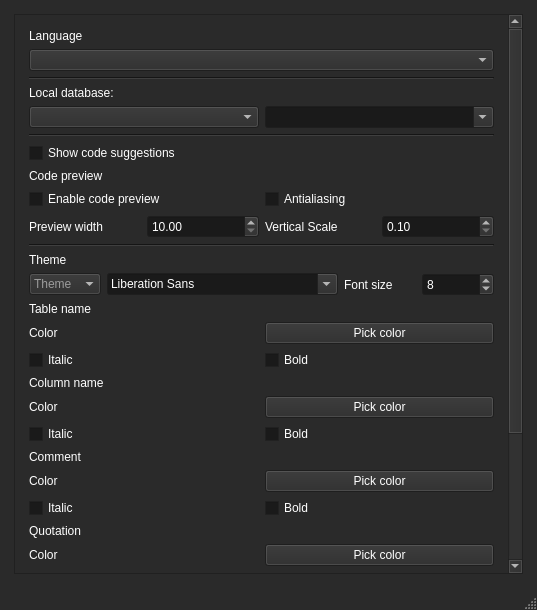
<?xml version="1.0" encoding="UTF-8"?>
<ui version="4.0">
 <class>SettingsWindow</class>
 <widget class="QMainWindow" name="SettingsWindow">
  <property name="geometry">
   <rect>
    <x>0</x>
    <y>0</y>
    <width>537</width>
    <height>610</height>
   </rect>
  </property>
  <property name="palette">
   <palette>
    <active>
     <colorrole role="WindowText">
      <brush brushstyle="SolidPattern">
       <color alpha="255">
        <red>255</red>
        <green>255</green>
        <blue>255</blue>
       </color>
      </brush>
     </colorrole>
     <colorrole role="Button">
      <brush brushstyle="SolidPattern">
       <color alpha="255">
        <red>42</red>
        <green>42</green>
        <blue>42</blue>
       </color>
      </brush>
     </colorrole>
     <colorrole role="Light">
      <brush brushstyle="SolidPattern">
       <color alpha="255">
        <red>63</red>
        <green>63</green>
        <blue>63</blue>
       </color>
      </brush>
     </colorrole>
     <colorrole role="Midlight">
      <brush brushstyle="SolidPattern">
       <color alpha="255">
        <red>52</red>
        <green>52</green>
        <blue>52</blue>
       </color>
      </brush>
     </colorrole>
     <colorrole role="Dark">
      <brush brushstyle="SolidPattern">
       <color alpha="255">
        <red>21</red>
        <green>21</green>
        <blue>21</blue>
       </color>
      </brush>
     </colorrole>
     <colorrole role="Mid">
      <brush brushstyle="SolidPattern">
       <color alpha="255">
        <red>28</red>
        <green>28</green>
        <blue>28</blue>
       </color>
      </brush>
     </colorrole>
     <colorrole role="Text">
      <brush brushstyle="SolidPattern">
       <color alpha="255">
        <red>255</red>
        <green>255</green>
        <blue>255</blue>
       </color>
      </brush>
     </colorrole>
     <colorrole role="BrightText">
      <brush brushstyle="SolidPattern">
       <color alpha="255">
        <red>255</red>
        <green>255</green>
        <blue>255</blue>
       </color>
      </brush>
     </colorrole>
     <colorrole role="ButtonText">
      <brush brushstyle="SolidPattern">
       <color alpha="255">
        <red>255</red>
        <green>255</green>
        <blue>255</blue>
       </color>
      </brush>
     </colorrole>
     <colorrole role="Base">
      <brush brushstyle="SolidPattern">
       <color alpha="255">
        <red>26</red>
        <green>26</green>
        <blue>26</blue>
       </color>
      </brush>
     </colorrole>
     <colorrole role="Window">
      <brush brushstyle="SolidPattern">
       <color alpha="255">
        <red>42</red>
        <green>42</green>
        <blue>42</blue>
       </color>
      </brush>
     </colorrole>
     <colorrole role="Shadow">
      <brush brushstyle="SolidPattern">
       <color alpha="255">
        <red>0</red>
        <green>0</green>
        <blue>0</blue>
       </color>
      </brush>
     </colorrole>
     <colorrole role="Highlight">
      <brush brushstyle="SolidPattern">
       <color alpha="255">
        <red>0</red>
        <green>84</green>
        <blue>148</blue>
       </color>
      </brush>
     </colorrole>
     <colorrole role="AlternateBase">
      <brush brushstyle="SolidPattern">
       <color alpha="255">
        <red>21</red>
        <green>21</green>
        <blue>21</blue>
       </color>
      </brush>
     </colorrole>
     <colorrole role="ToolTipBase">
      <brush brushstyle="SolidPattern">
       <color alpha="255">
        <red>255</red>
        <green>255</green>
        <blue>220</blue>
       </color>
      </brush>
     </colorrole>
     <colorrole role="ToolTipText">
      <brush brushstyle="SolidPattern">
       <color alpha="255">
        <red>0</red>
        <green>0</green>
        <blue>0</blue>
       </color>
      </brush>
     </colorrole>
     <colorrole role="PlaceholderText">
      <brush brushstyle="SolidPattern">
       <color alpha="127">
        <red>255</red>
        <green>255</green>
        <blue>255</blue>
       </color>
      </brush>
     </colorrole>
     <colorrole role="Accent">
      <brush brushstyle="SolidPattern">
       <color alpha="255">
        <red>0</red>
        <green>0</green>
        <blue>0</blue>
       </color>
      </brush>
     </colorrole>
    </active>
    <inactive>
     <colorrole role="WindowText">
      <brush brushstyle="SolidPattern">
       <color alpha="255">
        <red>255</red>
        <green>255</green>
        <blue>255</blue>
       </color>
      </brush>
     </colorrole>
     <colorrole role="Button">
      <brush brushstyle="SolidPattern">
       <color alpha="255">
        <red>42</red>
        <green>42</green>
        <blue>42</blue>
       </color>
      </brush>
     </colorrole>
     <colorrole role="Light">
      <brush brushstyle="SolidPattern">
       <color alpha="255">
        <red>63</red>
        <green>63</green>
        <blue>63</blue>
       </color>
      </brush>
     </colorrole>
     <colorrole role="Midlight">
      <brush brushstyle="SolidPattern">
       <color alpha="255">
        <red>52</red>
        <green>52</green>
        <blue>52</blue>
       </color>
      </brush>
     </colorrole>
     <colorrole role="Dark">
      <brush brushstyle="SolidPattern">
       <color alpha="255">
        <red>21</red>
        <green>21</green>
        <blue>21</blue>
       </color>
      </brush>
     </colorrole>
     <colorrole role="Mid">
      <brush brushstyle="SolidPattern">
       <color alpha="255">
        <red>28</red>
        <green>28</green>
        <blue>28</blue>
       </color>
      </brush>
     </colorrole>
     <colorrole role="Text">
      <brush brushstyle="SolidPattern">
       <color alpha="255">
        <red>255</red>
        <green>255</green>
        <blue>255</blue>
       </color>
      </brush>
     </colorrole>
     <colorrole role="BrightText">
      <brush brushstyle="SolidPattern">
       <color alpha="255">
        <red>255</red>
        <green>255</green>
        <blue>255</blue>
       </color>
      </brush>
     </colorrole>
     <colorrole role="ButtonText">
      <brush brushstyle="SolidPattern">
       <color alpha="255">
        <red>255</red>
        <green>255</green>
        <blue>255</blue>
       </color>
      </brush>
     </colorrole>
     <colorrole role="Base">
      <brush brushstyle="SolidPattern">
       <color alpha="255">
        <red>26</red>
        <green>26</green>
        <blue>26</blue>
       </color>
      </brush>
     </colorrole>
     <colorrole role="Window">
      <brush brushstyle="SolidPattern">
       <color alpha="255">
        <red>42</red>
        <green>42</green>
        <blue>42</blue>
       </color>
      </brush>
     </colorrole>
     <colorrole role="Shadow">
      <brush brushstyle="SolidPattern">
       <color alpha="255">
        <red>0</red>
        <green>0</green>
        <blue>0</blue>
       </color>
      </brush>
     </colorrole>
     <colorrole role="Highlight">
      <brush brushstyle="SolidPattern">
       <color alpha="255">
        <red>0</red>
        <green>84</green>
        <blue>148</blue>
       </color>
      </brush>
     </colorrole>
     <colorrole role="AlternateBase">
      <brush brushstyle="SolidPattern">
       <color alpha="255">
        <red>21</red>
        <green>21</green>
        <blue>21</blue>
       </color>
      </brush>
     </colorrole>
     <colorrole role="ToolTipBase">
      <brush brushstyle="SolidPattern">
       <color alpha="255">
        <red>255</red>
        <green>255</green>
        <blue>220</blue>
       </color>
      </brush>
     </colorrole>
     <colorrole role="ToolTipText">
      <brush brushstyle="SolidPattern">
       <color alpha="255">
        <red>0</red>
        <green>0</green>
        <blue>0</blue>
       </color>
      </brush>
     </colorrole>
     <colorrole role="PlaceholderText">
      <brush brushstyle="SolidPattern">
       <color alpha="127">
        <red>255</red>
        <green>255</green>
        <blue>255</blue>
       </color>
      </brush>
     </colorrole>
     <colorrole role="Accent">
      <brush brushstyle="SolidPattern">
       <color alpha="255">
        <red>0</red>
        <green>0</green>
        <blue>0</blue>
       </color>
      </brush>
     </colorrole>
    </inactive>
    <disabled>
     <colorrole role="WindowText">
      <brush brushstyle="SolidPattern">
       <color alpha="255">
        <red>21</red>
        <green>21</green>
        <blue>21</blue>
       </color>
      </brush>
     </colorrole>
     <colorrole role="Button">
      <brush brushstyle="SolidPattern">
       <color alpha="255">
        <red>42</red>
        <green>42</green>
        <blue>42</blue>
       </color>
      </brush>
     </colorrole>
     <colorrole role="Light">
      <brush brushstyle="SolidPattern">
       <color alpha="255">
        <red>63</red>
        <green>63</green>
        <blue>63</blue>
       </color>
      </brush>
     </colorrole>
     <colorrole role="Midlight">
      <brush brushstyle="SolidPattern">
       <color alpha="255">
        <red>52</red>
        <green>52</green>
        <blue>52</blue>
       </color>
      </brush>
     </colorrole>
     <colorrole role="Dark">
      <brush brushstyle="SolidPattern">
       <color alpha="255">
        <red>21</red>
        <green>21</green>
        <blue>21</blue>
       </color>
      </brush>
     </colorrole>
     <colorrole role="Mid">
      <brush brushstyle="SolidPattern">
       <color alpha="255">
        <red>28</red>
        <green>28</green>
        <blue>28</blue>
       </color>
      </brush>
     </colorrole>
     <colorrole role="Text">
      <brush brushstyle="SolidPattern">
       <color alpha="255">
        <red>21</red>
        <green>21</green>
        <blue>21</blue>
       </color>
      </brush>
     </colorrole>
     <colorrole role="BrightText">
      <brush brushstyle="SolidPattern">
       <color alpha="255">
        <red>255</red>
        <green>255</green>
        <blue>255</blue>
       </color>
      </brush>
     </colorrole>
     <colorrole role="ButtonText">
      <brush brushstyle="SolidPattern">
       <color alpha="255">
        <red>21</red>
        <green>21</green>
        <blue>21</blue>
       </color>
      </brush>
     </colorrole>
     <colorrole role="Base">
      <brush brushstyle="SolidPattern">
       <color alpha="255">
        <red>42</red>
        <green>42</green>
        <blue>42</blue>
       </color>
      </brush>
     </colorrole>
     <colorrole role="Window">
      <brush brushstyle="SolidPattern">
       <color alpha="255">
        <red>42</red>
        <green>42</green>
        <blue>42</blue>
       </color>
      </brush>
     </colorrole>
     <colorrole role="Shadow">
      <brush brushstyle="SolidPattern">
       <color alpha="255">
        <red>0</red>
        <green>0</green>
        <blue>0</blue>
       </color>
      </brush>
     </colorrole>
     <colorrole role="AlternateBase">
      <brush brushstyle="SolidPattern">
       <color alpha="255">
        <red>42</red>
        <green>42</green>
        <blue>42</blue>
       </color>
      </brush>
     </colorrole>
     <colorrole role="ToolTipBase">
      <brush brushstyle="SolidPattern">
       <color alpha="255">
        <red>255</red>
        <green>255</green>
        <blue>220</blue>
       </color>
      </brush>
     </colorrole>
     <colorrole role="ToolTipText">
      <brush brushstyle="SolidPattern">
       <color alpha="255">
        <red>0</red>
        <green>0</green>
        <blue>0</blue>
       </color>
      </brush>
     </colorrole>
     <colorrole role="PlaceholderText">
      <brush brushstyle="SolidPattern">
       <color alpha="127">
        <red>21</red>
        <green>21</green>
        <blue>21</blue>
       </color>
      </brush>
     </colorrole>
     <colorrole role="Accent">
      <brush brushstyle="SolidPattern">
       <color alpha="255">
        <red>0</red>
        <green>0</green>
        <blue>0</blue>
       </color>
      </brush>
     </colorrole>
    </disabled>
   </palette>
  </property>
  <property name="windowTitle">
   <string>Settings</string>
  </property>
  <widget class="QWidget" name="centralwidget">
   <layout class="QHBoxLayout" name="horizontalLayout_19">
    <item>
     <layout class="QVBoxLayout" name="verticalLayout_2">
      <property name="leftMargin">
       <number>5</number>
      </property>
      <property name="topMargin">
       <number>5</number>
      </property>
      <property name="rightMargin">
       <number>5</number>
      </property>
      <property name="bottomMargin">
       <number>5</number>
      </property>
      <item>
       <widget class="QScrollArea" name="scrollArea">
        <property name="widgetResizable">
         <bool>true</bool>
        </property>
        <widget class="QWidget" name="scrollAreaWidgetContents">
         <property name="geometry">
          <rect>
           <x>0</x>
           <y>0</y>
           <width>493</width>
           <height>837</height>
          </rect>
         </property>
         <layout class="QHBoxLayout" name="horizontalLayout_18">
          <item>
           <layout class="QVBoxLayout" name="verticalLayout">
            <property name="leftMargin">
             <number>5</number>
            </property>
            <property name="topMargin">
             <number>5</number>
            </property>
            <property name="rightMargin">
             <number>5</number>
            </property>
            <property name="bottomMargin">
             <number>5</number>
            </property>
            <item>
             <layout class="QVBoxLayout" name="verticalLayout_12">
              <item>
               <widget class="QLabel" name="languageLabel">
                <property name="maximumSize">
                 <size>
                  <width>150</width>
                  <height>20</height>
                 </size>
                </property>
                <property name="text">
                 <string>Language</string>
                </property>
               </widget>
              </item>
              <item>
               <layout class="QHBoxLayout" name="horizontalLayout_17">
                <item>
                 <widget class="QComboBox" name="languageComboBox">
                  <property name="currentText">
                   <string/>
                  </property>
                 </widget>
                </item>
               </layout>
              </item>
              <item>
               <widget class="Line" name="line_4">
                <property name="orientation">
                 <enum>Qt::Orientation::Horizontal</enum>
                </property>
               </widget>
              </item>
             </layout>
            </item>
            <item>
             <layout class="QVBoxLayout" name="verticalLayout_3">
              <item>
               <widget class="QLabel" name="labelLocalDBSection">
                <property name="maximumSize">
                 <size>
                  <width>150</width>
                  <height>20</height>
                 </size>
                </property>
                <property name="text">
                 <string>Local database:</string>
                </property>
               </widget>
              </item>
              <item>
               <layout class="QHBoxLayout" name="horizontalLayout_2">
                <item>
                 <widget class="QComboBox" name="LocalDBDriverComboBox">
                  <property name="minimumSize">
                   <size>
                    <width>75</width>
                    <height>0</height>
                   </size>
                  </property>
                  <property name="maximumSize">
                   <size>
                    <width>16777215</width>
                    <height>25</height>
                   </size>
                  </property>
                 </widget>
                </item>
                <item>
                 <widget class="QComboBox" name="LocalDBNameComboBox">
                  <property name="maximumSize">
                   <size>
                    <width>16777215</width>
                    <height>25</height>
                   </size>
                  </property>
                  <property name="editable">
                   <bool>true</bool>
                  </property>
                 </widget>
                </item>
               </layout>
              </item>
              <item>
               <widget class="Line" name="line">
                <property name="orientation">
                 <enum>Qt::Orientation::Horizontal</enum>
                </property>
               </widget>
              </item>
             </layout>
            </item>
            <item>
             <layout class="QVBoxLayout" name="verticalLayout_4">
              <item>
               <widget class="QCheckBox" name="codeSuggestionCheckBox">
                <property name="text">
                 <string>Show code suggestions</string>
                </property>
               </widget>
              </item>
              <item>
               <widget class="QLabel" name="codePreviewLabel">
                <property name="maximumSize">
                 <size>
                  <width>150</width>
                  <height>20</height>
                 </size>
                </property>
                <property name="text">
                 <string>Code preview</string>
                </property>
               </widget>
              </item>
              <item>
               <layout class="QHBoxLayout" name="horizontalLayout_3">
                <item>
                 <widget class="QCheckBox" name="codePreviewCheckBox">
                  <property name="text">
                   <string>Enable code preview</string>
                  </property>
                 </widget>
                </item>
                <item>
                 <widget class="QCheckBox" name="codePreviewAntialiasingCheckBox">
                  <property name="text">
                   <string>Antialiasing</string>
                  </property>
                 </widget>
                </item>
               </layout>
              </item>
              <item>
               <layout class="QHBoxLayout" name="horizontalLayout_7">
                <item>
                 <widget class="QLabel" name="codePreviewHorizontalSizeLabel">
                  <property name="text">
                   <string>Preview width</string>
                  </property>
                 </widget>
                </item>
                <item>
                 <widget class="QDoubleSpinBox" name="codePreviewWidth">
                  <property name="minimum">
                   <double>10.000000000000000</double>
                  </property>
                  <property name="maximum">
                   <double>500.000000000000000</double>
                  </property>
                 </widget>
                </item>
                <item>
                 <widget class="QLabel" name="codePreviewLineScaleLabel">
                  <property name="text">
                   <string>Vertical Scale</string>
                  </property>
                 </widget>
                </item>
                <item>
                 <widget class="QDoubleSpinBox" name="codePreviewLineScale">
                  <property name="minimum">
                   <double>0.100000000000000</double>
                  </property>
                  <property name="maximum">
                   <double>10.000000000000000</double>
                  </property>
                 </widget>
                </item>
               </layout>
              </item>
              <item>
               <widget class="Line" name="line_2">
                <property name="orientation">
                 <enum>Qt::Orientation::Horizontal</enum>
                </property>
               </widget>
              </item>
             </layout>
            </item>
            <item>
             <layout class="QVBoxLayout" name="verticalLayout_7">
              <item>
               <widget class="QLabel" name="themeLabel">
                <property name="maximumSize">
                 <size>
                  <width>150</width>
                  <height>20</height>
                 </size>
                </property>
                <property name="text">
                 <string>Theme</string>
                </property>
               </widget>
              </item>
              <item>
               <layout class="QHBoxLayout" name="horizontalLayout_6">
                <item>
                 <widget class="QComboBox" name="themeComboBox">
                  <property name="placeholderText">
                   <string>Theme</string>
                  </property>
                 </widget>
                </item>
                <item>
                 <widget class="QFontComboBox" name="themeFontComboBox"/>
                </item>
                <item>
                 <widget class="QLabel" name="themeFontSizeLabel">
                  <property name="text">
                   <string>Font size</string>
                  </property>
                 </widget>
                </item>
                <item>
                 <widget class="QSpinBox" name="themeFontSize">
                  <property name="value">
                   <number>8</number>
                  </property>
                 </widget>
                </item>
               </layout>
              </item>
              <item>
               <layout class="QVBoxLayout" name="verticalLayout_11">
                <item>
                 <widget class="QLabel" name="themeTableNameLabel">
                  <property name="maximumSize">
                   <size>
                    <width>150</width>
                    <height>20</height>
                   </size>
                  </property>
                  <property name="text">
                   <string>Table name</string>
                  </property>
                 </widget>
                </item>
                <item>
                 <layout class="QHBoxLayout" name="horizontalLayout_15">
                  <item>
                   <widget class="QLabel" name="themeTableNameColorLabel">
                    <property name="text">
                     <string>Color</string>
                    </property>
                   </widget>
                  </item>
                  <item>
                   <widget class="QPushButton" name="themeTableNameColorButton">
                    <property name="text">
                     <string>Pick color</string>
                    </property>
                   </widget>
                  </item>
                 </layout>
                </item>
                <item>
                 <layout class="QHBoxLayout" name="horizontalLayout_16">
                  <item>
                   <widget class="QCheckBox" name="themeTableNameItalicCheckBox">
                    <property name="text">
                     <string>Italic</string>
                    </property>
                   </widget>
                  </item>
                  <item>
                   <widget class="QCheckBox" name="themeTableNameBoldCheckBox">
                    <property name="text">
                     <string>Bold</string>
                    </property>
                   </widget>
                  </item>
                 </layout>
                </item>
               </layout>
              </item>
              <item>
               <layout class="QVBoxLayout" name="verticalLayout_10">
                <item>
                 <widget class="QLabel" name="themeColumnNameLabel">
                  <property name="maximumSize">
                   <size>
                    <width>150</width>
                    <height>20</height>
                   </size>
                  </property>
                  <property name="text">
                   <string>Column name</string>
                  </property>
                 </widget>
                </item>
                <item>
                 <layout class="QHBoxLayout" name="horizontalLayout_13">
                  <item>
                   <widget class="QLabel" name="themeColumnNameColorLabel">
                    <property name="text">
                     <string>Color</string>
                    </property>
                   </widget>
                  </item>
                  <item>
                   <widget class="QPushButton" name="themeColumnNameColorButton">
                    <property name="text">
                     <string>Pick color</string>
                    </property>
                   </widget>
                  </item>
                 </layout>
                </item>
                <item>
                 <layout class="QHBoxLayout" name="horizontalLayout_14">
                  <item>
                   <widget class="QCheckBox" name="themeColumnNameItalicCheckBox">
                    <property name="text">
                     <string>Italic</string>
                    </property>
                   </widget>
                  </item>
                  <item>
                   <widget class="QCheckBox" name="themeColumnNameBoldCheckBox">
                    <property name="text">
                     <string>Bold</string>
                    </property>
                   </widget>
                  </item>
                 </layout>
                </item>
               </layout>
              </item>
              <item>
               <layout class="QVBoxLayout" name="verticalLayout_9">
                <item>
                 <widget class="QLabel" name="themeCommentLabel">
                  <property name="maximumSize">
                   <size>
                    <width>150</width>
                    <height>20</height>
                   </size>
                  </property>
                  <property name="text">
                   <string>Comment</string>
                  </property>
                 </widget>
                </item>
                <item>
                 <layout class="QHBoxLayout" name="horizontalLayout_11">
                  <item>
                   <widget class="QLabel" name="themeCommentColorLabel">
                    <property name="text">
                     <string>Color</string>
                    </property>
                   </widget>
                  </item>
                  <item>
                   <widget class="QPushButton" name="themeCommentColorButton">
                    <property name="text">
                     <string>Pick color</string>
                    </property>
                   </widget>
                  </item>
                 </layout>
                </item>
                <item>
                 <layout class="QHBoxLayout" name="horizontalLayout_12">
                  <item>
                   <widget class="QCheckBox" name="themeCommentItalicCheckBox">
                    <property name="text">
                     <string>Italic</string>
                    </property>
                   </widget>
                  </item>
                  <item>
                   <widget class="QCheckBox" name="themeCommentBoldCheckBox">
                    <property name="text">
                     <string>Bold</string>
                    </property>
                   </widget>
                  </item>
                 </layout>
                </item>
               </layout>
              </item>
              <item>
               <layout class="QVBoxLayout" name="verticalLayout_8">
                <item>
                 <widget class="QLabel" name="themeQuotationLabel">
                  <property name="maximumSize">
                   <size>
                    <width>150</width>
                    <height>20</height>
                   </size>
                  </property>
                  <property name="text">
                   <string>Quotation</string>
                  </property>
                 </widget>
                </item>
                <item>
                 <layout class="QHBoxLayout" name="horizontalLayout_9">
                  <item>
                   <widget class="QLabel" name="themeQuotationColorLabel">
                    <property name="text">
                     <string>Color</string>
                    </property>
                   </widget>
                  </item>
                  <item>
                   <widget class="QPushButton" name="themeQuotationColorButton">
                    <property name="text">
                     <string>Pick color</string>
                    </property>
                   </widget>
                  </item>
                 </layout>
                </item>
                <item>
                 <layout class="QHBoxLayout" name="horizontalLayout_10">
                  <item>
                   <widget class="QCheckBox" name="themeQuotationItalicCheckBox">
                    <property name="text">
                     <string>Italic</string>
                    </property>
                   </widget>
                  </item>
                  <item>
                   <widget class="QCheckBox" name="themeQuotationBoldCheckBox">
                    <property name="text">
                     <string>Bold</string>
                    </property>
                   </widget>
                  </item>
                 </layout>
                </item>
               </layout>
              </item>
              <item>
               <layout class="QVBoxLayout" name="verticalLayout_6">
                <item>
                 <widget class="QLabel" name="themeKeywordLabel">
                  <property name="maximumSize">
                   <size>
                    <width>150</width>
                    <height>20</height>
                   </size>
                  </property>
                  <property name="text">
                   <string>Keywords</string>
                  </property>
                 </widget>
                </item>
                <item>
                 <layout class="QHBoxLayout" name="horizontalLayout_5">
                  <item>
                   <widget class="QLabel" name="themeKeywordColorLabel">
                    <property name="text">
                     <string>Color</string>
                    </property>
                   </widget>
                  </item>
                  <item>
                   <widget class="QPushButton" name="themeKeywordColorButton">
                    <property name="text">
                     <string>Pick color</string>
                    </property>
                   </widget>
                  </item>
                 </layout>
                </item>
                <item>
                 <layout class="QHBoxLayout" name="horizontalLayout_8">
                  <item>
                   <widget class="QCheckBox" name="themeKeywordItalicCheckBox">
                    <property name="text">
                     <string>Italic</string>
                    </property>
                   </widget>
                  </item>
                  <item>
                   <widget class="QCheckBox" name="themeKeywordBoldCheckBox">
                    <property name="text">
                     <string>Bold</string>
                    </property>
                   </widget>
                  </item>
                 </layout>
                </item>
               </layout>
              </item>
              <item>
               <widget class="Line" name="line_5">
                <property name="orientation">
                 <enum>Qt::Orientation::Horizontal</enum>
                </property>
               </widget>
              </item>
             </layout>
            </item>
            <item>
             <layout class="QVBoxLayout" name="verticalLayout_5">
              <item>
               <widget class="QLabel" name="label_3">
                <property name="maximumSize">
                 <size>
                  <width>150</width>
                  <height>20</height>
                 </size>
                </property>
                <property name="text">
                 <string>Directories</string>
                </property>
               </widget>
              </item>
              <item>
               <layout class="QHBoxLayout" name="horizontalLayout_4">
                <item>
                 <widget class="QLabel" name="label">
                  <property name="text">
                   <string>Workspace directory</string>
                  </property>
                 </widget>
                </item>
                <item>
                 <widget class="QLineEdit" name="lineEdit">
                  <property name="text">
                   <string>documents</string>
                  </property>
                 </widget>
                </item>
               </layout>
              </item>
              <item>
               <widget class="Line" name="line_3">
                <property name="orientation">
                 <enum>Qt::Orientation::Horizontal</enum>
                </property>
               </widget>
              </item>
             </layout>
            </item>
           </layout>
          </item>
         </layout>
        </widget>
       </widget>
      </item>
     </layout>
    </item>
   </layout>
  </widget>
  <widget class="QMenuBar" name="menubar">
   <property name="geometry">
    <rect>
     <x>0</x>
     <y>0</y>
     <width>537</width>
     <height>21</height>
    </rect>
   </property>
  </widget>
  <widget class="QStatusBar" name="statusbar"/>
 </widget>
 <resources/>
 <connections/>
</ui>
